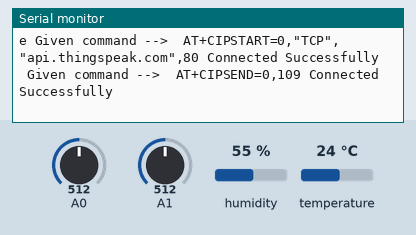
Simulated run of this sketch. Board: Arduino Uno, built with avr-gcc and run on an emulated ATmega328P. Shown: the last lines printed to the serial monitor. Inputs (shaded band) come from the test bench; at power-on: humidity 55 %, A1 = 512, A0 = 512, temperature 24 °C. The modem accepts every AT command (registered, SIM ready, sends succeed) and sends nothing else.

Above: at 1.8 s.
1.9 s: humidity set to 22 %
At 3.8 s:
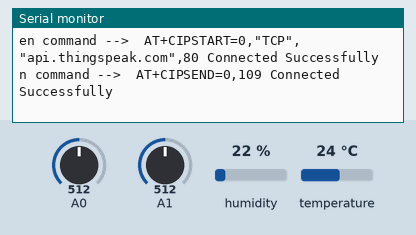
4.4 s: A1 set to 716
At 6.1 s:
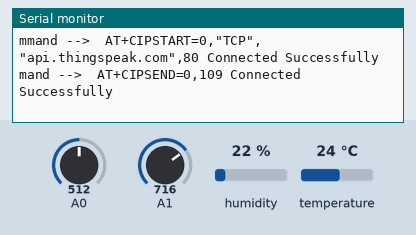
6.6 s: A0 set to 30
At 7.9 s:
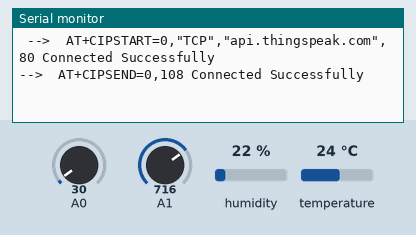
8.8 s: temperature set to 12 °C
At 10.2 s:
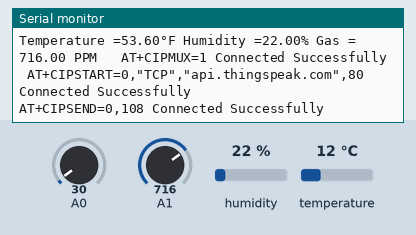
11.0 s: A0 set to 306
At 12.6 s:
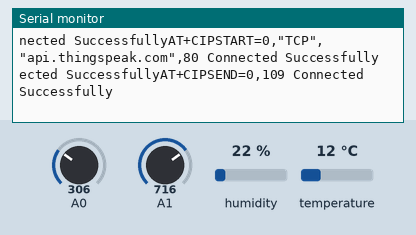
13.2 s: A1 set to 992
At 15.3 s:
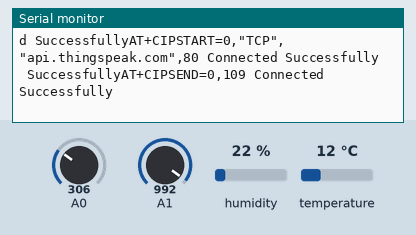

The sketch:

EMS.ino
```cpp
#include <SoftwareSerial.h> // Including the software serial library for ESP module, referred from https://docs.arduino.cc/learn/built-in-libraries/software-serial
#include "DHT.h"; // Including DHT.h library for sensing temparature and humidity, referred from https://learn.adafruit.com/dht/using-a-dhtxx-sensor
#define typeOfDhtSensor DHT11 // defining the typeOfDhtSensor
#define dhtDigitalPin 7 // defining the pin number of dhtDigitalPin
DHT dhtTempAndHumidity(dhtDigitalPin, typeOfDhtSensor); // sending the required data to dht_temp_and_humidity class
#define receiveDataPin 3 // defining pin number of receiveDataPin for ESP 8266 Wi-Fi Module

#define transferDataPin 2 // defining pin number of transferDataPin for ESP 8266 Wi-Fi Module
//below constant variables are used for establishing connection between ESP module and Arduino microcontroller
const String username = "XXXXXXXXXXXXXX"; // storing the usernmae or SSID
const String password = "XXXXXXXXXXXX"; // storing the password into a varibale named password
const String apiKey = "TBOC7YZWU6WK2M5S"; // assignment of the API key to transmit the data to thingSpeak channel
const String domainHost = "api.thingspeak.com"; // storing domain name of the thingSpeak to fetch the thingSpeak server
const String portNumber = "80"; // port number 80 is by default accepted by the thingSpeak server to establish a successful connection.

int successCountOne; int successCountPeriod; boolean detected = false;

SoftwareSerial esp8266WiFiModule(receiveDataPin,transferDataPin);

void setup() {
  dhtTempAndHumidity.begin(); // using the begin function from dht library and starting the sensor.
  Serial.begin(9600); esp8266WiFiModule.begin(115200); // using the begin function from dht library, softwareserial and starting the sensor. giving the baud rate as well.
  // Learned how to connect to internet for ESP 8266 using AT commands, referred from https://electronics-fun.com/esp8266-at-commands/
  forwardDataUsingAT("AT",1,"OK"); forwardDataUsingAT("AT+CWMODE=1",1,"OK"); forwardDataUsingAT(String("AT+CWJAP='") + username + "','" + password + "'", 10, "OK");
  delay(500); // Allowing a timeframe of 500 milliseconds to connect the module to the network
}

void loop() {
  float humidityValue = dhtTempAndHumidity.readHumidity(); // using readHumidity function from DHT library
  float temparatureValue = dhtTempAndHumidity.readTemperature(); // using readTemperature function from DHT library
  float temparatureValueInF = (temparatureValue * 1.8) + 32; // converting temperature from celsuis to farenheit
  int airQualityValue = analogRead(A0); // Reading the input from the analog pin 0
  float gasValue = analogRead(A1); // Reading the input from the analog pin 1
  String getEnvironmentalData = "GET https://domainHost/update?api_key="+ apiKey +"&field1="+temparatureValueInF+"&field2="+humidityValue+"&field3="+airQualityValue+"&field4="+gasValue;
  Serial.print("Temperature =" + String(temparatureValueInF) + "°F ");
  Serial.print("Humidity =" + String(humidityValue) + "% ");
  Serial.print("Gas = " + String(gasValue) + " PPM ");
  // Learned how to connect to internet for ESP 8266 using AT commands, referred from https://electronics-fun.com/esp8266-at-commands/
  forwardDataUsingAT("AT+CIPMUX=1",5,"OK"); forwardDataUsingAT("AT+CIPSTART=0,\"TCP\",\""+ domainHost +"\","+ portNumber,15,"OK"); forwardDataUsingAT("AT+CIPSEND=0," +String(getEnvironmentalData.length()+4),4,">");
  esp8266WiFiModule.println(getEnvironmentalData);
  delay(1500); // Allowing a timeframe of 1500 milliseconds for delay, we send the data to thingspeak every 15 seconds.
  successCountOne = successCountOne + 1;
  forwardDataUsingAT("AT+CIPCLOSE=0",5,"OK");
  delay(500); // Allowing a timeframe of 500 milliseconds for delay
}

void forwardDataUsingAT(String passedCommand, int maximumTime, char scanReplay[]) {
  Serial.print(successCountOne + ": The Given command -->  " + passedCommand + " ");
  while(successCountPeriod < (maximumTime*1)){ esp8266WiFiModule.println(passedCommand); if(esp8266WiFiModule.find(scanReplay)){ detected = true; break; } successCountPeriod++; }
  if(detected){ Serial.println("Connected Successfully"); successCountOne++; successCountPeriod = 0; }
  else{ Serial.println("It got Failed"); successCountOne = 0; successCountPeriod = 0; } detected = false;
 }
```

Measured:
- after the input at 1.9 s, the serial monitor: prints a new line after 1.0 s (image 1)
- after the input at 4.4 s, the serial monitor: prints a new line after 0.74 s (image 2)
- after the input at 6.6 s, the serial monitor: prints a new line after 0.93 s (image 3)
- after the input at 8.8 s, the serial monitor: prints a new line after 0.75 s (image 4)
- after the input at 11.0 s, the serial monitor: prints a new line after 0.93 s (image 5)
- after the input at 13.2 s, the serial monitor: prints a new line after 0.76 s (image 6)
